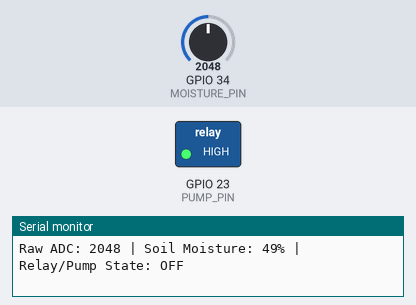
A sketch run on a simulated ESP32. Parts: switched loads named in the sketch (green lamp = pin HIGH), the last lines printed to the serial monitor. The inputs (shaded band) are chosen by the test bench; at power-on: GPIO 34 (MOISTURE_PIN) = 2048.

Above: at 1.2 s.
1.3 s: GPIO 34 (MOISTURE_PIN) set to 2826
4.3 s: GPIO 34 (MOISTURE_PIN) set to 2968
At 5.9 s:
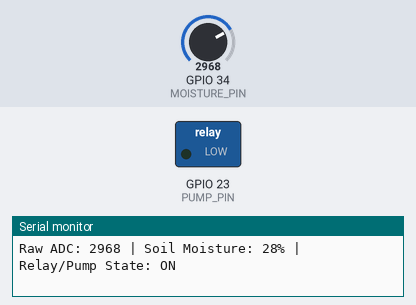
6.3 s: GPIO 34 (MOISTURE_PIN) set to 2219
9.3 s: GPIO 34 (MOISTURE_PIN) set to 2113
At 10.0 s:
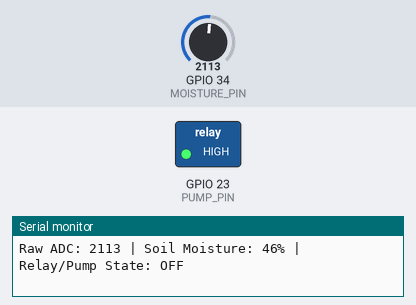
11.1 s: GPIO 34 (MOISTURE_PIN) set to 3603
At 13.1 s:
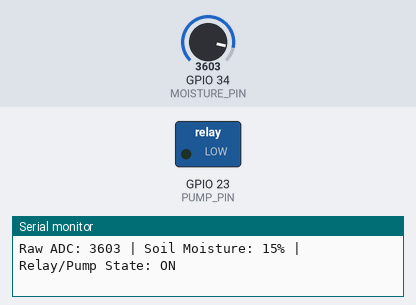
Timing chart, 0 to 14.3 s (numbered marks = the images above; inputs shaded):
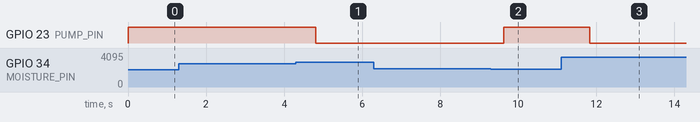

The sketch:

automated_irrigation_control.ino
```cpp
#define MOISTURE_PIN 34
#define PUMP_PIN 23

float filteredADC = 2048.0;
const float alpha = 0.2;
bool pumpActive = false;

const int ADC_dry = 4095;
const int ADC_wet = 0;

void setup() {
  Serial.begin(115200);

  digitalWrite(PUMP_PIN, HIGH);
  pinMode(PUMP_PIN, OUTPUT);

  Serial.println("--- System Initialized Safely ---");
}

void loop() {
  int rawADC = analogRead(MOISTURE_PIN);
  filteredADC = (alpha * rawADC) + ((1.0 - alpha) * filteredADC);

  int moisture = map((int)filteredADC, ADC_dry, ADC_wet, 0, 100);
  moisture = constrain(moisture, 0, 100);

  if (moisture < 30) {
    pumpActive = true;
  }
  else if (moisture > 45) {
    pumpActive = false;
  }

  if (pumpActive) {
    digitalWrite(PUMP_PIN, LOW);
  } else {
    digitalWrite(PUMP_PIN, HIGH);
  }

  Serial.print("Raw ADC: "); Serial.print(rawADC);
  Serial.print(" | Soil Moisture: "); Serial.print(moisture);
  Serial.print("% | Relay/Pump State: "); Serial.println(pumpActive ? "ON" : "OFF");

  delay(200);
}
```

Measured:
- the behaviour switches between 2896 and 2897 on GPIO 34 (MOISTURE_PIN) (found by bisection; images 0 and 1)
- the behaviour switches between 2186 and 2185 on GPIO 34 (MOISTURE_PIN) (found by bisection; images 1 and 2)
- after the input at 4.3 s, GPIO 23 (PUMP_PIN): HIGH → LOW after 0.51 s
- after the input at 9.3 s, GPIO 23 (PUMP_PIN): LOW → HIGH after 0.33 s
- after the input at 11.1 s, GPIO 23 (PUMP_PIN): HIGH → LOW after 0.73 s
